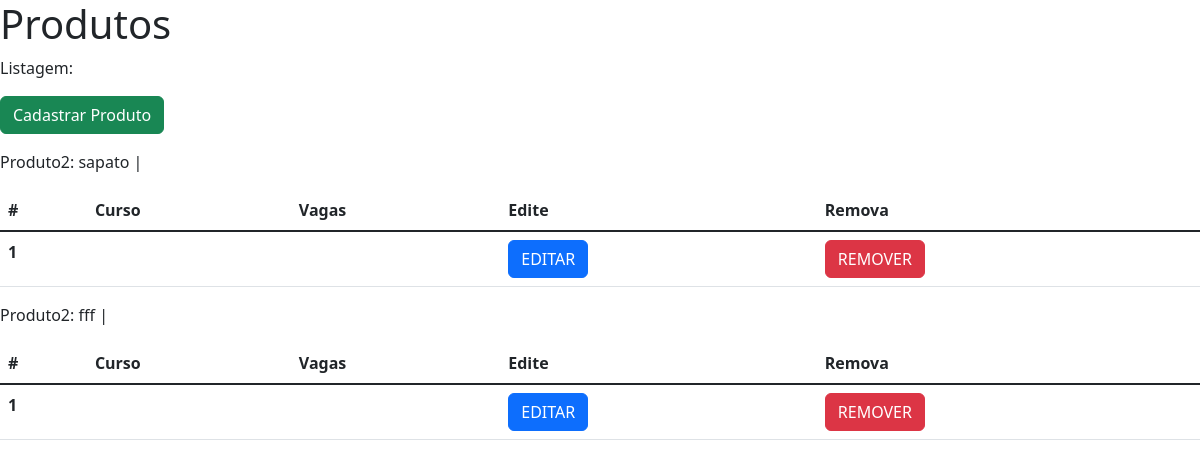
Page /produtos/ on the earlier database version.
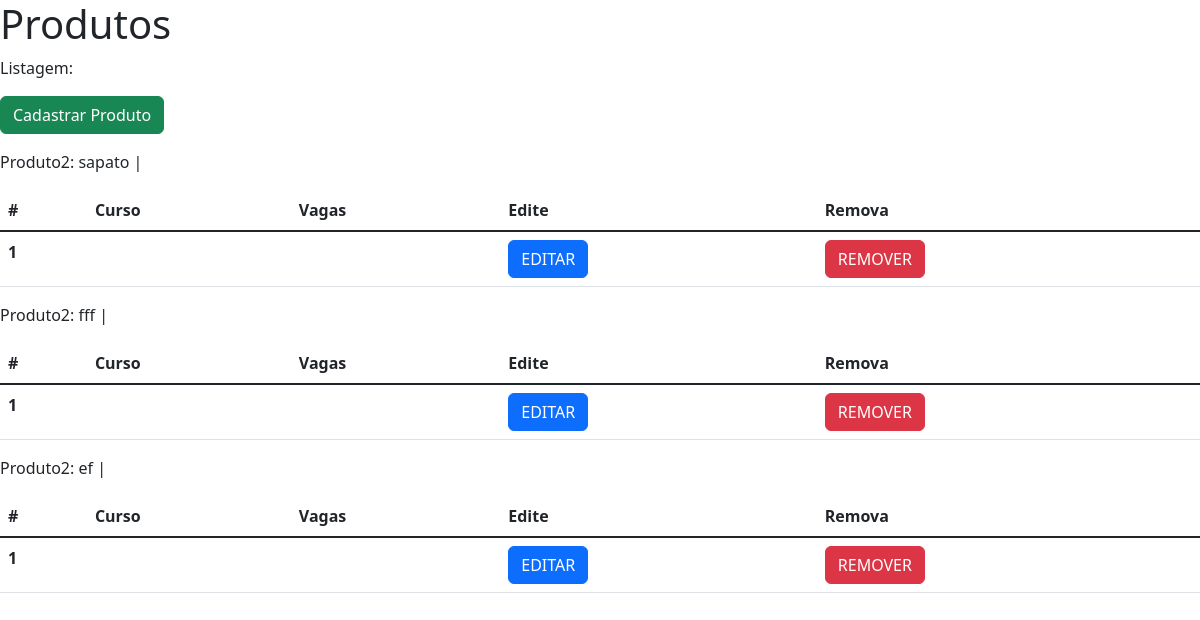
Same page on the later database version.
### core/models.py (models this page shows)
class Produto(models.Model): #Tabela
    produto = models.CharField('Produto', max_length=100) #Colunas
    estilo = models.CharField('Estilo', max_length=100)
    marca = models.CharField('Marca', max_length=50)
    quantidade = models.IntegerField('Quantidade')

### core/views.py (the view)
# urls.py: path('produtos/', listar_produtos, name= 'listar_produtos'),
def listar_produtos(request):
    produtos = Produto.objects.all()
    contexto = {
        'todos_produtos': produtos
    }
    return render (request, 'produtos.html', contexto)

### templates/produtos.html (shortened to what this page needs)
<!DOCTYPE html>
<html lang="en">
<head>
    <link href="https://cdn.jsdelivr.net/npm/bootstrap@5.2.0/dist/css/bootstrap.min.css" rel="stylesheet">
</head>
<body>
    <h1>Produtos</h1>
    <p>Listagem:</p>
    <p><a href=""><button type="button" class="btn btn-success">Cadastrar Produto</button></a></p>
    {% for produto in todos_produtos %}
    <p>
        Produto2: {{produto.produto}} |
    </p>
    <table class="table table-hover">
        <thead>
          <tr>
            <th scope="col">#</th>
            <th scope="col">Curso</th>
            <th scope="col">Vagas</th>
            <th scope="col">Edite</th>
            <th scope="col">Remova</th>
          </tr>
        </thead>
        <tbody class="table-group-divider">
          <tr>
            <th scope="row">1</th>
            <td>{{curso.titulo}}</td>
            <td>{{curso.vagas}}</td>
            <td><a href="{% url 'editar_curso' curso.id %}"><button type="button" class="btn btn-primary">EDITAR</button></a></td>
            <td><a href="{% url 'remover_curso' curso.id %}"><button type="button" class="btn btn-danger">REMOVER</button></a></td>
          </tr>
        </tbody>
      </table>
    {% empty %}
    <div class="alert alert-danger" role="alert">
        <p>Nenhum curso cadastrado!</p>
    </div>
    {% endfor %}
  </body>
</html>

Differences in the rows shown:
added Produto: produto "ef"
